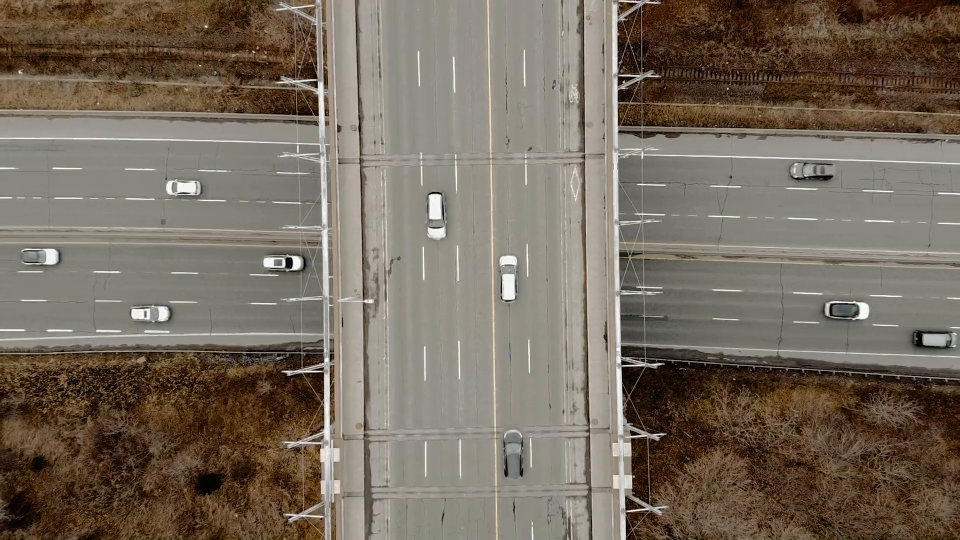
#> input picture frame 15 of redes_neuronales/car-counter/carretera.mp4, 1920 x 1080 px, given in place of carretera_video.mp4, which was not available (shown at 1/2 size)
$ python carCounter.py
#> lines starting #> are read from the running program, lines starting #| are printed output that depends on the picture; after the words box and inside, x2 and y2 are one past the last pixel; in counts of white or black regions, pixels touching at a corner belong together; pictures that were not available may be replaced by others from this repository, and a replacement may not be noted
import cv2
import numpy as np

# Ruta al video

cap = cv2.VideoCapture("redes_neuronales/car-counter/carretera_video.mp4")
frame_width = int(cap.get(3))
frame_height = int(cap.get(4))
if not cap.isOpened():
    print("Error al abrir el video.")
    exit()
# Línea virtual para contar autos (ajusta según el video)
linea_inferior = 1000
linea_superior = 100
linea_división = 970
offset = 4  # margen de error para el cruce de línea

# Contadores para entradas y salidas
contador_entrante = 0
contador_saliente = 0
contador_entrante_abajo = 0
contador_entrante_arriba = 0
contador_saliente_abajo = 0
contador_saliente_arriba = 0

# Substractor de fondo para detectar movimiento
fgbg = cv2.createBackgroundSubtractorMOG2(10, 1000, True)

while cap.isOpened():
    ret, frame = cap.read()
#> frame is the input picture: shape (1080, 1920, 3); mean B, G, R 93.7, 107.2, 118
    if not ret:
        break

    # Preprocesamiento
    fgmask = fgbg.apply(frame)
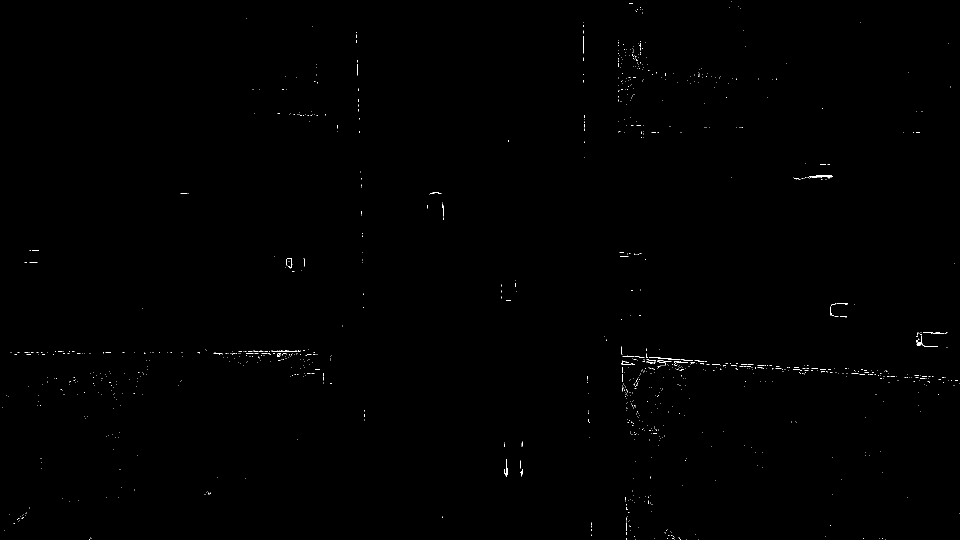
#> fgmask: shape (1080, 1920) (shown at 1/2 size); values 127 (black) and 255 (white), 0.19% white in thin lines or dots
    dilated = cv2.dilate(fgmask, np.ones((3,3)), iterations=4)
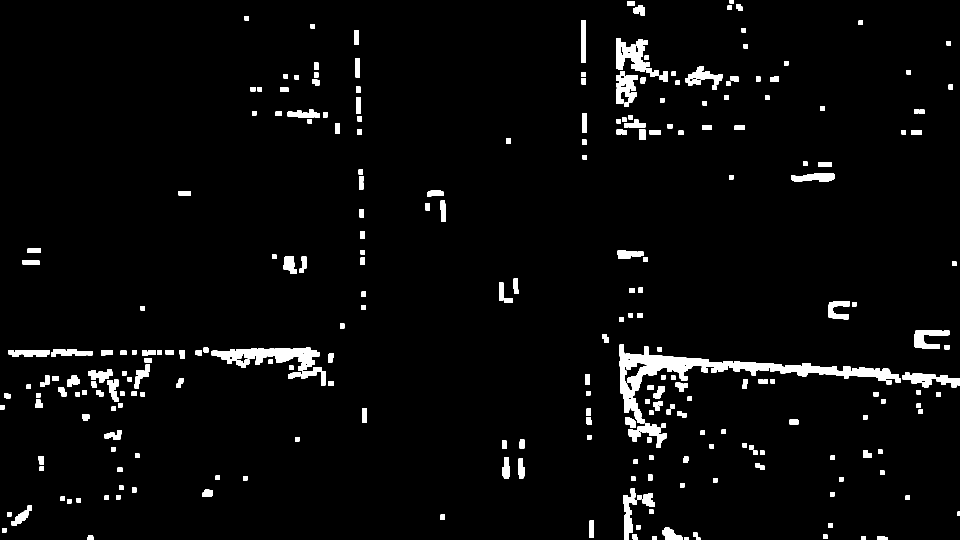
#> dilated: shape (1080, 1920) (shown at 1/2 size); values 127 (black) and 255 (white), 3.6% white; 276 white regions, largest, box (x1, y1, x2, y2) and area: (1239, 689, 1802, 847) 13923, (423, 695, 639, 742) 5018, (1232, 76, 1318, 154) 2939
    contours, _ = cv2.findContours(dilated, cv2.RETR_TREE, cv2.CHAIN_APPROX_SIMPLE)
#> contours = [[[0, 0], [0, 1079], [1919, 1079], [1919, 0]]]

    cv2.line(frame, (0, linea_inferior), (frame.shape[1], linea_inferior), (0,255,0), offset)
    cv2.line(frame, (0, linea_superior), (frame.shape[1], linea_superior), (0,0,255), offset)
    cv2.line(frame, (linea_división,0), (linea_división+30, frame.shape[1]), (255,0,0), offset)
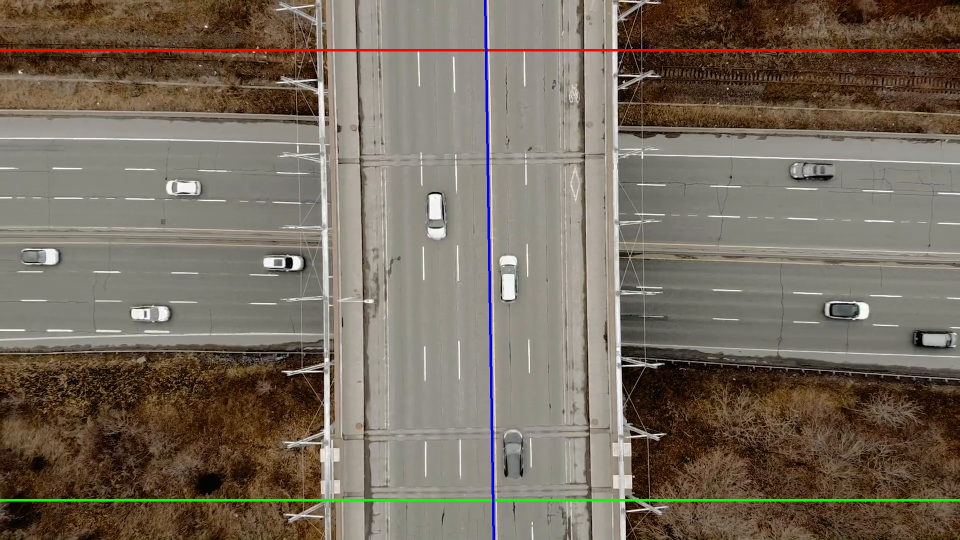
#> frame: shape (1080, 1920, 3) (shown at 1/2 size); mean B, G, R 93.4, 107.2, 117.8


    for cnt in contours:
        area = cv2.contourArea(cnt)
        if area > 500:  # filtra objetos pequeños
            x, y, w, h = cv2.boundingRect(cnt)
            cx = int(x + w/2)
            cy = int(y + h/2)
            cv2.rectangle(frame, (x, y), (x+w, y+h), (255,0,0), 2)
            cv2.circle(frame, (cx, cy), 5, (0,255,255), -1)

            # Conteo de entradas por abajo
            if (linea_inferior - offset) < cy < (linea_inferior + offset) and cx > linea_división:
                contador_entrante_abajo +=1
                contador_entrante += 1
                print(f'Auto entrante abajo: {contador_entrante}')
            # Conteo de salidas por abajo
            if (linea_inferior - offset) < cy < (linea_inferior + offset) and cx < linea_división:
                counted_salida = True
                contador_saliente_abajo +=1
                contador_saliente += 1
                print(f'Auto entrante abajo: {contador_entrante}')
            # Conteo de entradas por arriba
            if (linea_superior - offset) < cy < (linea_superior + offset) and cx < linea_división:
                contador_entrante_arriba += 1
                contador_entrante += 1
                print(f'Auto saliendo: {contador_saliente}')

            if (linea_superior - offset) < cy < (linea_superior + offset) and cx > linea_división:
                contador_saliente_arriba += 1
                contador_saliente += 1
                print(f'Auto saliendo: {contador_saliente}')
#> this loop made 1 pass
#> (cnt, area, x, y, w, h, cx, cy) on pass 1: ([[0, 0], [0, 1079], [1919, 1079], [1919, 0]], 2070601, 0, 0, 1920, 1080, 960, 540)
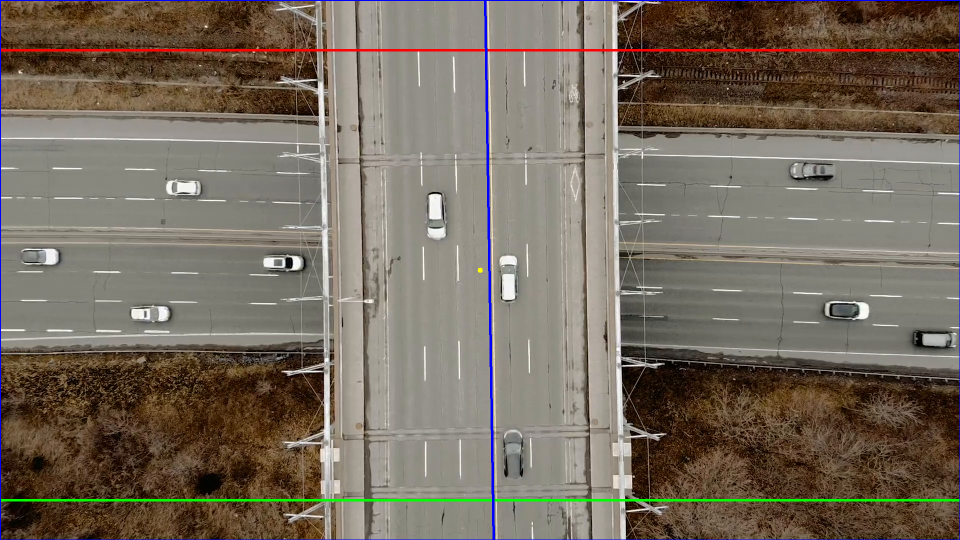
#> frame: shape (1080, 1920, 3) (shown at 1/2 size); 0.44% of pixels changed, all inside (x1, y1, x2, y2) = (0, 0, 1920, 1080)
#> after the loop, contador_entrante = 0; contador_entrante_abajo = 0; contador_entrante_arriba = 0; contador_saliente = 0; contador_saliente_abajo = 0; contador_saliente_arriba = 0

    cv2.putText(frame, f'entradas: {contador_entrante}', (10,50), cv2.FONT_HERSHEY_SIMPLEX, 1, (0,255,0), 2)
    cv2.putText(frame, f'salidas: {contador_saliente}', (10,100), cv2.FONT_HERSHEY_SIMPLEX, 1, (0,0,255), 2)
#> frame: shape (1080, 1920, 3); mean B, G, R 94.2, 106.9, 117.4
    cv2.putText(frame, f'entradas abajo: {contador_entrante_abajo}', (10,150), cv2.FONT_HERSHEY_SIMPLEX, 1, (0,255,0), 2)
    cv2.putText(frame, f'salientes abajo: {contador_saliente_abajo}', (10,200), cv2.FONT_HERSHEY_SIMPLEX, 1, (0,0,255), 2)
    cv2.putText(frame, f'entradas arriba: {contador_entrante_arriba}', (10,250), cv2.FONT_HERSHEY_SIMPLEX, 1, (0,255,0), 2)
    cv2.putText(frame, f'salidas arriba: {contador_saliente_arriba}', (10,300), cv2.FONT_HERSHEY_SIMPLEX, 1, (0,0,255), 2)
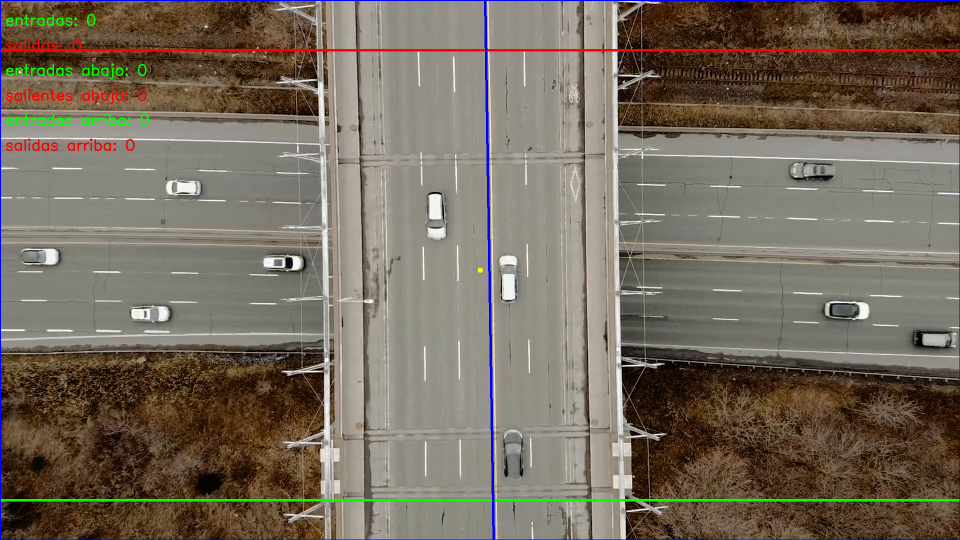
#> frame: shape (1080, 1920, 3) (shown at 1/2 size); mean B, G, R 93.8, 107, 117.4

    cv2.imshow('Dilated', dilated)
    cv2.imshow('Mascara de Fondo', fgmask)
    cv2.imshow('Contador de Autos', frame)

    if cv2.waitKey(30) & 0xFF == 27:
#> (key Esc is pressed here)
        break

cap.release()
cv2.destroyAllWindows()

$ run again, starting later in the video
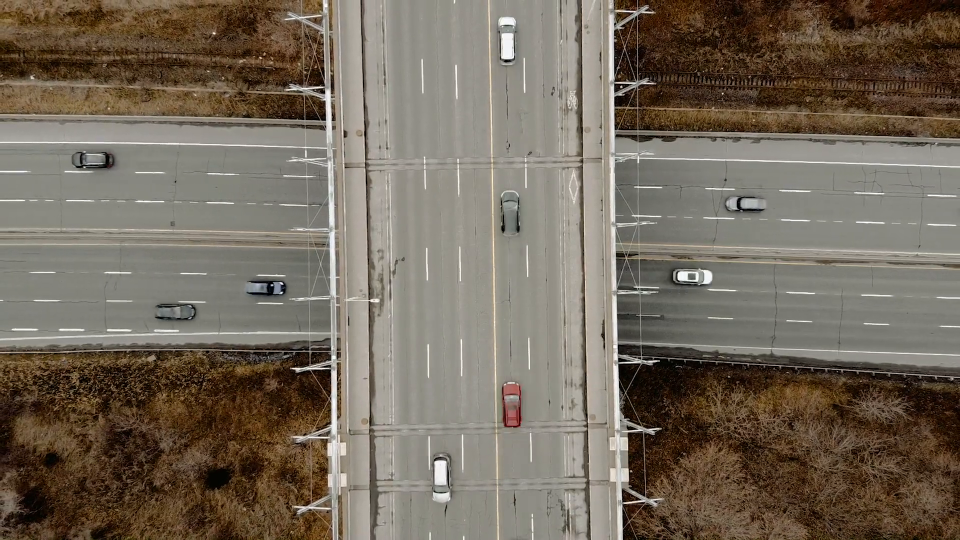
#> input picture frame 69 of redes_neuronales/car-counter/carretera.mp4, 1920 x 1080 px, given in place of carretera_video.mp4, which was not available (shown at 1/2 size)
#> frame is the input picture: shape (1080, 1920, 3); mean B, G, R 91.8, 105.4, 116
#> `fgmask = fgbg.apply(frame)`:
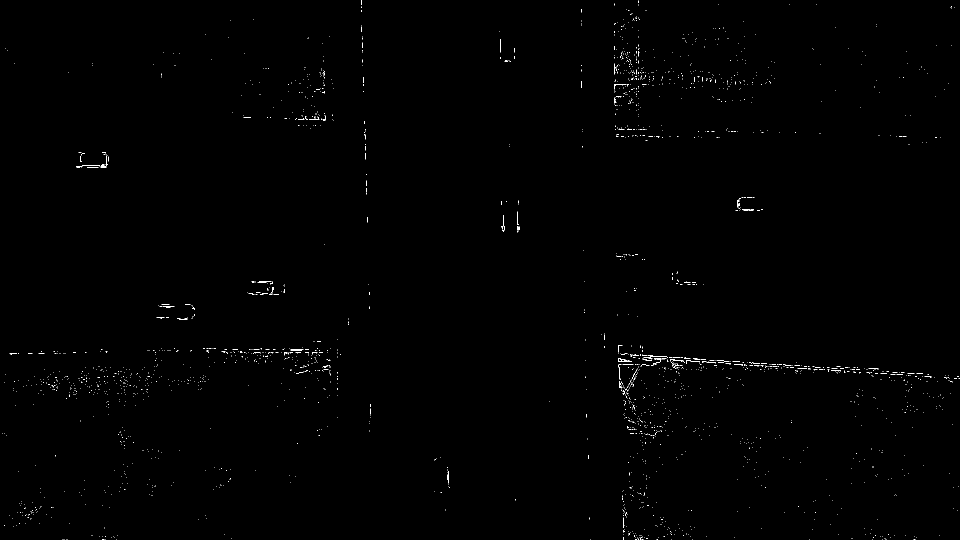
#> fgmask: shape (1080, 1920) (shown at 1/2 size); values 127 (black) and 255 (white), 0.31% white in thin lines or dots
#> dilated: shape (1080, 1920); values 127 (black) and 255 (white), 6.6% white; 476 white regions, largest, box (x1, y1, x2, y2) and area: (1232, 686, 1879, 904) 22392, (1225, 85, 1317, 237) 7468, (439, 691, 665, 755) 7172
#> contours = [[[0, 0], [0, 1079], [1919, 1079], [1919, 0]]]
#> the loop `for cnt in contours:` made 1 pass
#> (cnt, area, x, y, w, h, cx, cy) on pass 1: ([[0, 0], [0, 1079], [1919, 1079], [1919, 0]], 2070601, 0, 0, 1920, 1080, 960, 540)
#> after the loop `for cnt in contours:`: contador_entrante = 0
#> `cv2.putText(frame, f'salidas arriba: {contador_saliente_arriba}', (10,..`:
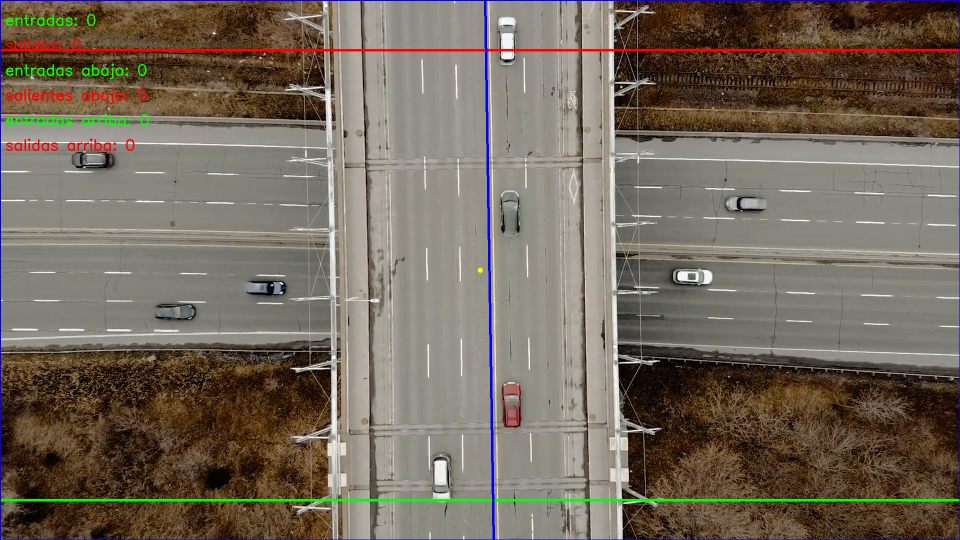
#> frame: shape (1080, 1920, 3) (shown at 1/2 size); mean B, G, R 92, 105.2, 115.4

$ run again, starting later in the video
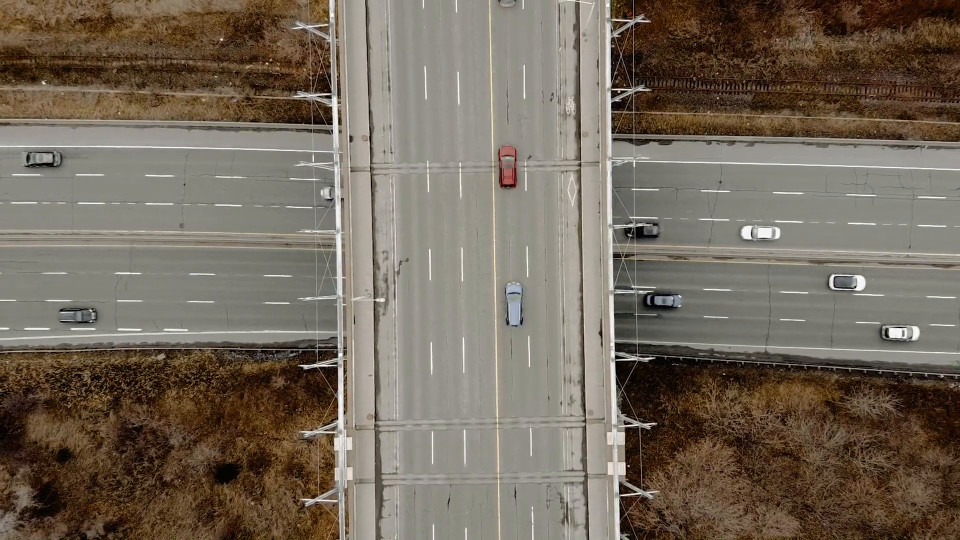
#> input picture frame 123 of redes_neuronales/car-counter/carretera.mp4, 1920 x 1080 px, given in place of carretera_video.mp4, which was not available (shown at 1/2 size)
#> frame is the input picture: shape (1080, 1920, 3); mean B, G, R 91.3, 104.8, 115.9
#> `fgmask = fgbg.apply(frame)`:
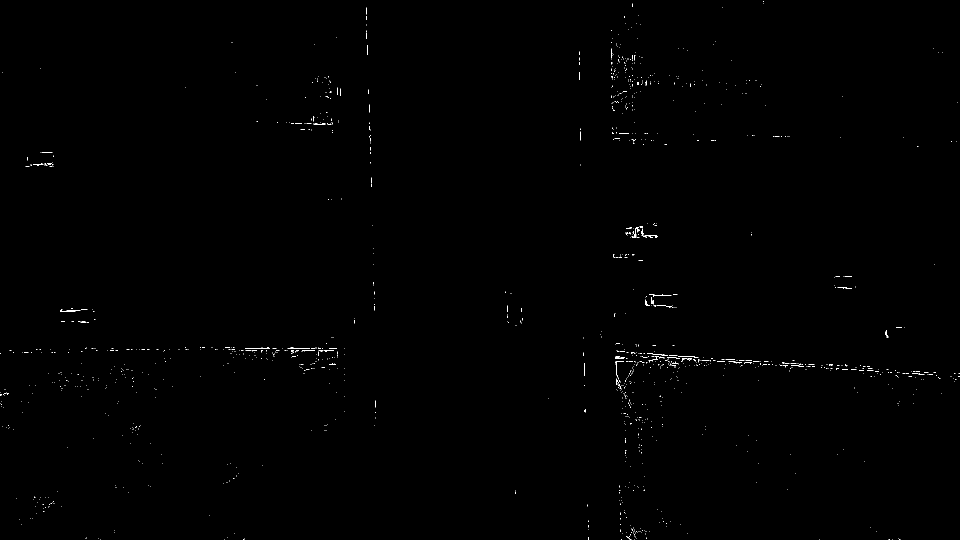
#> fgmask: shape (1080, 1920) (shown at 1/2 size); values 127 (black) and 255 (white), 0.22% white in thin lines or dots
#> dilated: shape (1080, 1920); values 127 (black) and 255 (white), 4.2% white; 320 white regions, largest, box (x1, y1, x2, y2) and area: (1227, 695, 1634, 821) 12124, (1218, 93, 1322, 232) 6097, (442, 690, 679, 751) 5819
#> contours = [[[0, 0], [0, 1079], [1919, 1079], [1919, 0]]]
#> the loop `for cnt in contours:` made 1 pass
#> (cnt, area, x, y, w, h, cx, cy) on pass 1: ([[0, 0], [0, 1079], [1919, 1079], [1919, 0]], 2070601, 0, 0, 1920, 1080, 960, 540)
#> after the loop `for cnt in contours:`: contador_entrante = 0
#> `cv2.putText(frame, f'salidas arriba: {contador_saliente_arriba}', (10,..`:
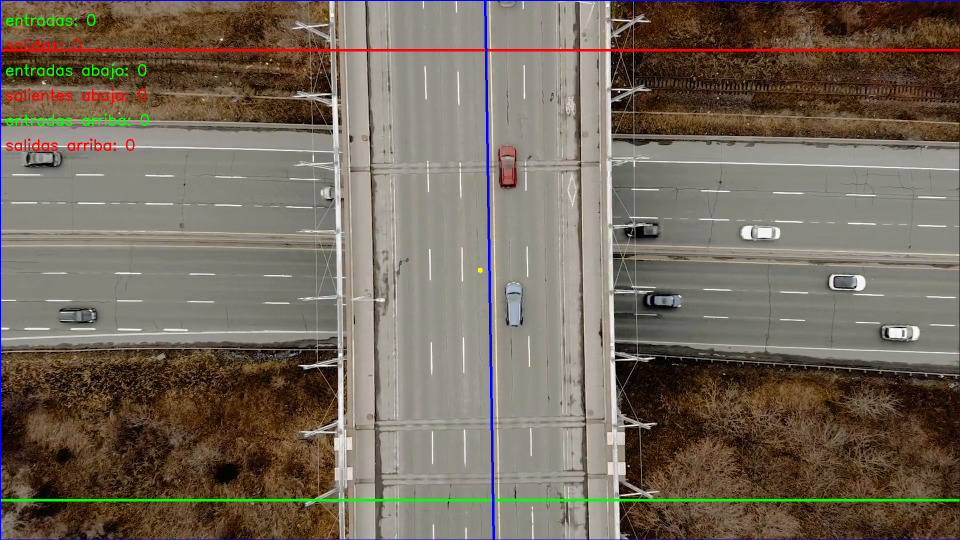
#> frame: shape (1080, 1920, 3) (shown at 1/2 size); mean B, G, R 91.4, 104.7, 115.3
